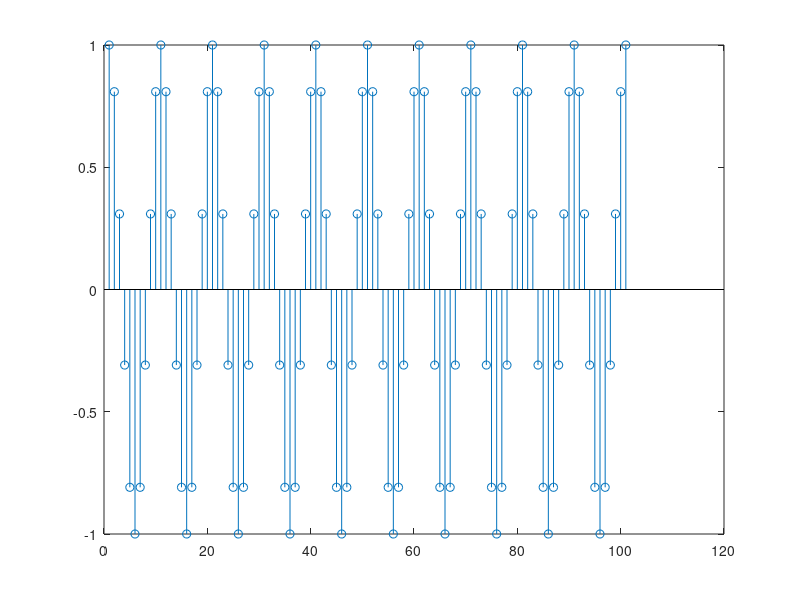

The MATLAB script that drew this image:
function exe1_1()
f = 10;
t = 0 : 0.00001 : 1;
L = 1000;
x = cos(2 * pi * f * t);
xd = x ( 1 : L : end )
figure(2)
stem(xd)
